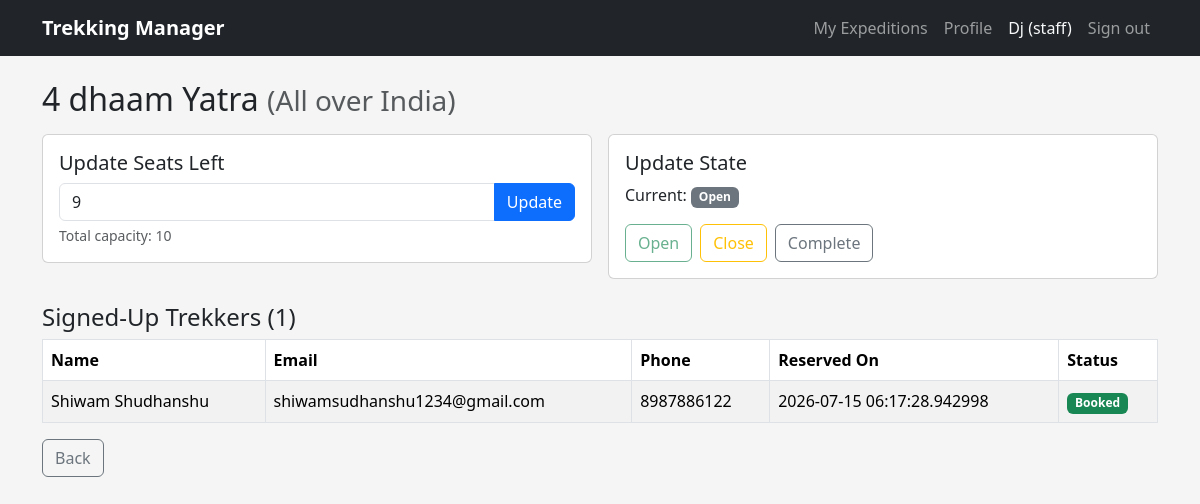
Page /staff/expedition/3 (signed in) on the committed database.
### models.py (models this page shows)
class Expedition(db.Model):
    __tablename__ = "expeditions"
    id = db.Column(db.Integer, primary_key=True)
    title = db.Column(db.String(150), nullable=False)
    region = db.Column(db.String(100), nullable=False)
    difficulty_level = db.Column(db.String(20), nullable=False)
    num_days = db.Column(db.Integer, nullable=False)
    capacity = db.Column(db.Integer, nullable=False)
    seats_left = db.Column(db.Integer, nullable=False)
    guide_id = db.Column(db.Integer, db.ForeignKey("accounts.id"))
    current_state = db.Column(db.String(20), nullable=False, default="Pending")
    begin_date = db.Column(db.String(20))
    finish_date = db.Column(db.String(20))
    notes = db.Column(db.Text)
    added_on = db.Column(db.DateTime, default=datetime.utcnow)
    reservations = db.relationship("Reservation", backref="expedition", lazy=True)

class Reservation(db.Model):
    __tablename__ = "reservations"
    id = db.Column(db.Integer, primary_key=True)
    account_id = db.Column(db.Integer, db.ForeignKey("accounts.id"), nullable=False)
    expedition_id = db.Column(db.Integer, db.ForeignKey("expeditions.id"), nullable=False)
    reserved_on = db.Column(db.DateTime, default=datetime.utcnow)
    reservation_state = db.Column(db.String(20), nullable=False, default="Booked")

### main.py (the view, shortened to what this page needs)
@app.route("/staff/expedition/<int:expedition_id>", methods=["GET", "POST"], endpoint="staff.expedition_detail")
@roles_only("staff")
def staff_expedition_detail(expedition_id):
    expedition = Expedition.query.get(expedition_id)
    if expedition is None or expedition.guide_id != session["account_id"]:
        flash("This expedition isn't assigned to you.", "danger")
        return redirect(url_for("staff.my_expeditions"))
    signed_up = Reservation.query.filter_by(expedition_id=expedition_id).order_by(
        Reservation.reserved_on.desc()
    ).all()
    for p in signed_up:
        p.full_name = p.account.full_name
        p.email = p.account.email
        p.phone_no = p.account.phone_no
    return render_template("staff/expedition_detail.html", expedition=expedition, signed_up=signed_up)

### main.py (called while the page is built)
def roles_only(*allowed_roles):
    def outer(view_func):
        @wraps(view_func)
        def guarded(*args, **kwargs):
            if "account_id" not in session:
                flash("Please sign in first.", "warning")
                return redirect(url_for("auth.login"))
            if session.get("role") not in allowed_roles:
                flash("That page isn't available for your account type.", "danger")
                return redirect(url_for("auth.landing"))
            return view_func(*args, **kwargs)
        return guarded
    return outer

### templates/staff/expedition_detail.html (shortened to what this page needs)
{% extends "layout.html" %}
{% block body %}
<h2 class="mb-3">{{ expedition.title }} <small class="text-muted">({{ expedition.region }})</small></h2>
<div class="row g-3 mb-4">
    <div class="col-md-6">
        <div class="card"><div class="card-body">
            <h5 class="card-title">Update Seats Left</h5>
            <form method="POST">
                <div class="input-group">
                    <input type="number" name="seats_left" min="0" max="{{ expedition.capacity }}"
                           value="{{ expedition.seats_left }}" class="form-control">
                    <button class="btn btn-primary" type="submit">Update</button>
                </div>
                <div class="form-text">Total capacity: {{ expedition.capacity }}</div>
            </form>
        </div></div>
    </div>
    <div class="col-md-6">
        <div class="card"><div class="card-body">
            <h5 class="card-title">Update State</h5>
            <p>Current: <span class="badge bg-secondary">{{ expedition.current_state }}</span></p>
            <form method="POST" class="d-flex gap-2 flex-wrap">
                <button type="submit" name="current_state" value="Open" class="btn btn-outline-success"
                        {% if expedition.current_state not in ['Approved','Closed'] %}disabled{% endif %}>Open</button>
                <button type="submit" name="current_state" value="Closed" class="btn btn-outline-warning"
                        {% if expedition.current_state != 'Open' %}disabled{% endif %}>Close</button>
                <button type="submit" name="current_state" value="Completed" class="btn btn-outline-secondary"
                        {% if expedition.current_state not in ['Open','Closed'] %}disabled{% endif %}>Complete</button>
            </form>
        </div></div>
    </div>
</div>
<h4>Signed-Up Trekkers ({{ signed_up|length }})</h4>
<div class="table-responsive">
<table class="table table-striped table-bordered bg-white align-middle">
    <thead><tr><th>Name</th><th>Email</th><th>Phone</th><th>Reserved On</th><th>Status</th></tr></thead>
    <tbody>
        {% for p in signed_up %}
        <tr>
            <td>{{ p.full_name }}</td><td>{{ p.email }}</td><td>{{ p.phone_no }}</td><td>{{ p.reserved_on }}</td>
            <td>
                {% if p.reservation_state == 'Booked' %}<span class="badge bg-success">Booked</span>
                {% elif p.reservation_state == 'Cancelled' %}<span class="badge bg-danger">Cancelled</span>
                {% else %}<span class="badge bg-secondary">Completed</span>{% endif %}
            </td>
        </tr>
        {% else %}
        <tr><td colspan="5" class="text-center">Nobody has signed up yet.</td></tr>
        {% endfor %}
    </tbody>
</table>
</div>
<a href="{{ url_for('staff.my_expeditions') }}" class="btn btn-outline-secondary">Back</a>
{% endblock %}

### static/css/main.css (style rules this page uses)
body { background-color: #f5f5f5; }
.card { border-radius: 6px; }

### rows in the picture
Expedition: title "4 dhaam Yatra", region "All over India", seats_left "9", capacity "10", current_state "Open"
Reservation: full_name "Shiwam Shudhanshu", email "shiwamsudhanshu1234@gmail.com", phone_no "8987886122", reserved_on "2026-07-15 06:17:28.942998", reservation_state "Booked"

### other values in the picture
{{ session.full_name }} "Dj"
{{ session.role }} "staff"
{{ signed_up|length }} "1"
